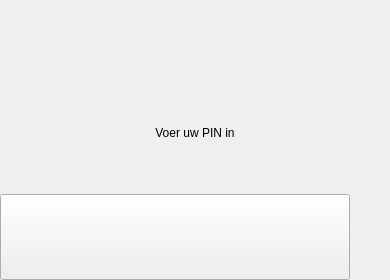
      <widget class="QWidget" name="loginPage">
       <layout class="QVBoxLayout" name="verticalLayout">
        <property name="spacing">
         <number>0</number>
        </property>
        <property name="leftMargin">
         <number>0</number>
        </property>
        <property name="topMargin">
         <number>0</number>
        </property>
        <property name="rightMargin">
         <number>0</number>
        </property>
        <property name="bottomMargin">
         <number>0</number>
        </property>
        <item>
         <spacer name="verticalSpacer_26">
          <property name="orientation">
           <enum>Qt::Vertical</enum>
          </property>
          <property name="sizeType">
           <enum>QSizePolicy::Fixed</enum>
          </property>
          <property name="sizeHint" stdset="0">
           <size>
            <width>20</width>
            <height>86</height>
           </size>
          </property>
         </spacer>
        </item>
        <item>
         <spacer name="verticalSpacer_4">
          <property name="orientation">
           <enum>Qt::Vertical</enum>
          </property>
          <property name="sizeHint" stdset="0">
           <size>
            <width>20</width>
            <height>40</height>
           </size>
          </property>
         </spacer>
        </item>
        <item>
         <widget class="QLabel" name="pinText">
          <property name="text">
           <string>Voer uw PIN in</string>
          </property>
          <property name="alignment">
           <set>Qt::AlignCenter</set>
          </property>
         </widget>
        </item>
        <item>
         <widget class="QLabel" name="pin">
          <property name="text">
           <string/>
          </property>
          <property name="alignment">
           <set>Qt::AlignCenter</set>
          </property>
         </widget>
        </item>
        <item>
         <spacer name="verticalSpacer">
          <property name="orientation">
           <enum>Qt::Vertical</enum>
          </property>
          <property name="sizeHint" stdset="0">
           <size>
            <width>20</width>
            <height>40</height>
           </size>
          </property>
         </spacer>
        </item>
        <item>
         <layout class="QHBoxLayout" name="horizontalLayout_5">
          <item>
           <widget class="QPushButton" name="loginAbort">
            <property name="minimumSize">
             <size>
              <width>350</width>
              <height>86</height>
             </size>
            </property>
            <property name="maximumSize">
             <size>
              <width>350</width>
              <height>86</height>
             </size>
            </property>
            <property name="text">
             <string/>
            </property>
           </widget>
          </item>
          <item>
           <spacer name="horizontalSpacer_8">
            <property name="orientation">
             <enum>Qt::Horizontal</enum>
            </property>
            <property name="sizeHint" stdset="0">
             <size>
              <width>40</width>
              <height>20</height>
             </size>
            </property>
           </spacer>
          </item>
         </layout>
        </item>
       </layout>
      </widget>
